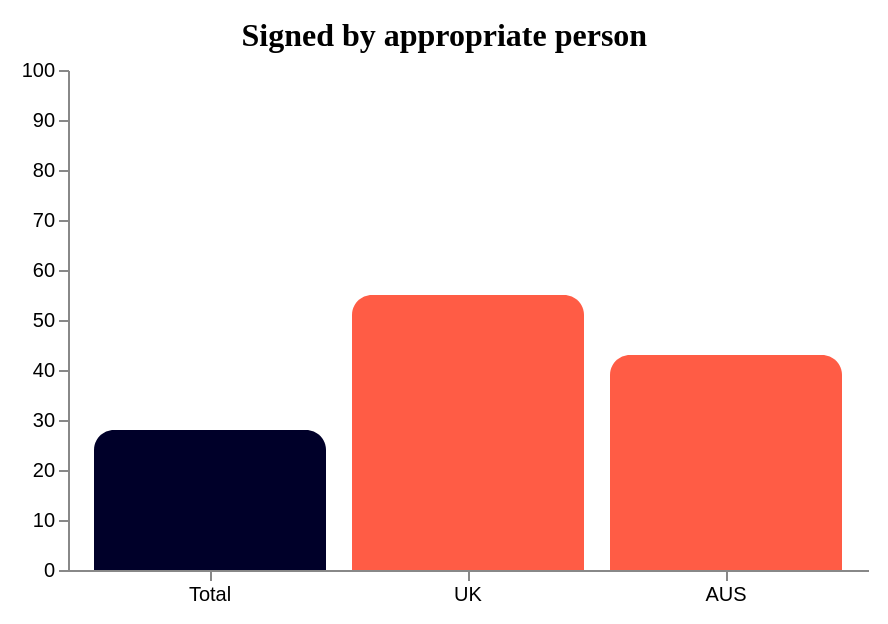

Here is the Vega-Lite specification saved for this chart:
### Vega specification from a JSON file in a GitHub repository (floating-point values rounded to 4 significant figures)
{"$schema": "https://vega.github.io/schema/vega/v5.json", "description": "A basic bar chart example, with value labels shown upon pointer hover.", "width": 400, "height": 250, "padding": 10, "title": {"text": "Signed by appropriate person", "font": "Rubik", "fontSize": 16}, "signals": [{"name": "tooltip", "value": {}, "on": [{"events": "rect:pointerover", "update": "datum"}, {"events": "rect:pointerout", "update": "{}"}]}, {"name": "click", "value": null, "on": [{"events": "rect:click", "update": "datum.wikirate_page"}, {"events": "rect:click", "update": "datum.wikirate_page"}]}], "data": [{"name": "table", "values": [{"label": "Total", "value": 28, "color": "#000029"}, {"label": "UK", "value": 55, "color": "#FF5C45"}, {"label": "AUS", "value": 43, "color": "#FF5C45"}]}], "scales": [{"name": "xscale", "type": "band", "domain": {"data": "table", "field": "label"}, "range": "width", "padding": 0.1, "round": true}, {"name": "yscale", "domain": [0, 100], "nice": true, "range": "height"}], "axes": [{"orient": "bottom", "scale": "xscale"}, {"orient": "left", "scale": "yscale"}], "marks": [{"type": "rect", "cornerRadius": 5, "from": {"data": "table"}, "encode": {"enter": {"cornerRadiusTopRight": {"value": 10}, "cornerRadiusTopLeft": {"value": 10}, "x": {"scale": "xscale", "field": "label"}, "width": {"scale": "xscale", "band": 1}, "y": {"scale": "yscale", "field": "value"}, "y2": {"scale": "yscale", "value": 0}}, "update": {"fill": {"field": "color"}}, "hover": {"tooltip": {"signal": "{title: datum.metric, 'Legislation': if(datum.label=='AUS','Australian', datum.label), 'Coverage': datum.value+'%', 'Mandatory': datum.mandatory}"}, "cursor": {"value": "pointer"}}}}]}
